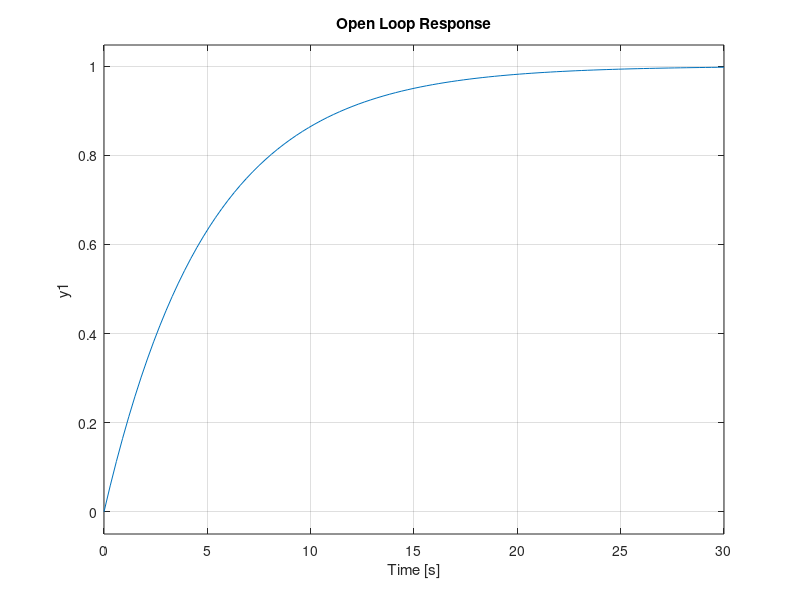
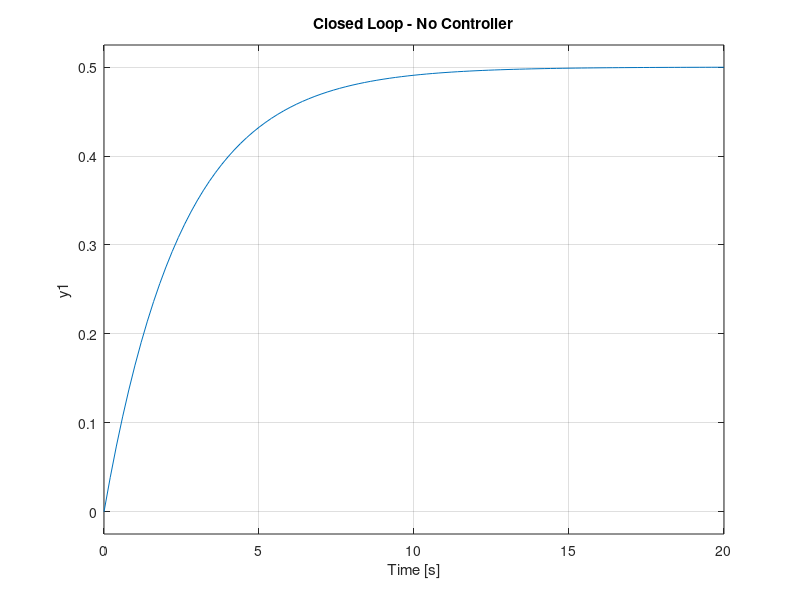

The MATLAB source for these figures, in order: (Note: this script raises an error after producing the figures.)
% Step 1: Define the plant
G = tf([1], [5 1]);

% Step 2: Open loop step response
step(G)
title('Open Loop Response')

% Step 3: Close the loop with unity feedback
T = feedback(G, 1);

figure
step(T)
title('Closed Loop - No Controller')
stepinfo(T)
% Step 4: Auto-design PID controller
C = pidtune(G, 'PID');
T_pid = feedback(C*G, 1);

figure
step(T_pid)
title('Closed Loop - With PID')
info = stepinfo(T_pid)
% Step 5: Manual PID with Kd added
C_manual = pid(2, 0.519, 0.1);
T_manual = feedback(C_manual*G, 1);
figure
step(T_manual)
title('Tuned PID')
stepinfo(T_manual)
% Step 6: Disturbance at t=10s
t = 0:0.1:50;
dist = zeros(size(t));
dist(t>=10) = -0.1;  % slope reduces speed by 10%

C_manual = pid(2, 0.519, 0.1);
sys_dist = feedback(G, C_manual);

figure
lsim(feedback(G*C_manual,1), ones(size(t)) + dist, t)
title('Response with Disturbance at t=10s')
xlabel('Time (s)'), ylabel('Speed')
figure
hold on
step(feedback(G,1))
step(feedback(pid(1.43,0.519,0)*G,1))
step(feedback(pid(2,0.519,0.1)*G,1))
legend('No Controller','PI','Tuned PID')
title('Controller Comparison')
hold off
figure
margin(C_manual*G)
title('Bode Plot - Gain and Phase Margin')
t = 0:0.1:50;
figure
hold on
for d = [0.1, 0.2, 0.3]
    dist = zeros(size(t));
    dist(t>=10) = -d;
    lsim(feedback(G*C_manual,1), ones(size(t))+dist, t)
end
legend('Slope -0.1','Slope -0.2','Slope -0.3')
title('Disturbance Rejection - Multiple Slopes')
hold off
C_highKi = pid(2, 1.5, 0.1);  % Ki increased from 0.519 to 1.5
T_highKi = feedback(C_highKi*G, 1);

t = 0:0.1:50;
figure
hold on
for d = [0.1, 0.2, 0.3]
    dist = zeros(size(t));
    dist(t>=10) = -d;
    lsim(feedback(G*C_highKi,1), ones(size(t))+dist, t)
end
legend('Slope -0.1','Slope -0.2','Slope -0.3')
title('Improved Disturbance Rejection - Higher Ki')
hold off
